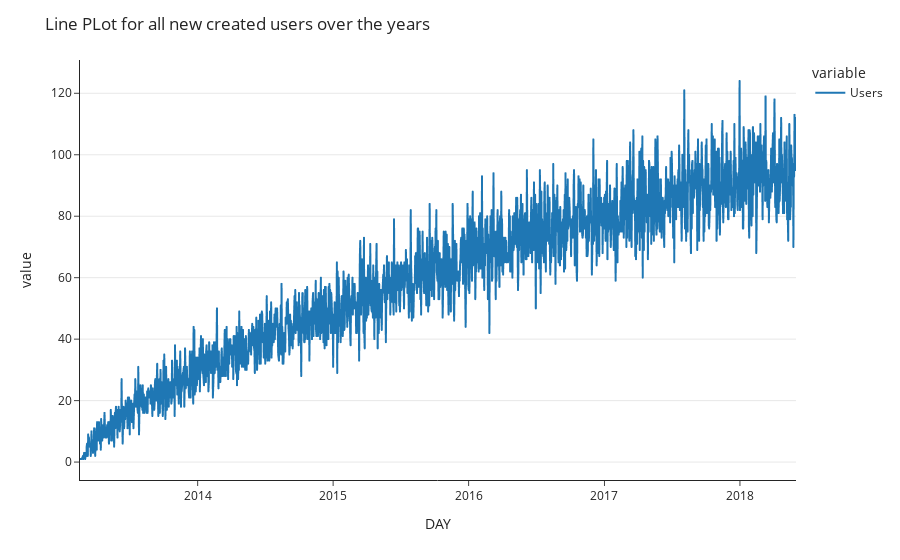

Notebook code cell kept with this figure:
### Code cell
title='Line PLot for all new created users over the years'

line_plot(x='DAY',y=['users'],df=created_at,title=title)

### Figure 1 — Plotly figure (JSON) as saved in the notebook; plotly's stock layout.template omitted (floating-point values rounded to 4 significant figures; data arrays with more than 128 entries replaced by an {"elided": "..."} marker saying what was removed)
{"data": [{"hovertemplate": "variable=users<br>DAY=%{x}<br>value=%{y}<extra></extra>", "legendgroup": "users", "line": {"color": "#1F77B4", "dash": "solid"}, "marker": {"symbol": "circle"}, "mode": "lines", "name": "Users", "showlegend": true, "x": {"elided": "1926 str values"}, "xaxis": "x", "y": {"elided": "1926 int values"}, "yaxis": "y", "type": "scattergl"}], "layout": {"xaxis": {"anchor": "y", "domain": [0, 1], "title": {"text": "DAY"}}, "yaxis": {"anchor": "x", "domain": [0, 1], "title": {"text": "value"}, "tickprefix": "", "showgrid": true}, "legend": {"title": {"text": "variable"}, "tracegroupgap": 0}, "margin": {"t": 60}, "title": {"text": "Line PLot for all new created users over the years"}}}
